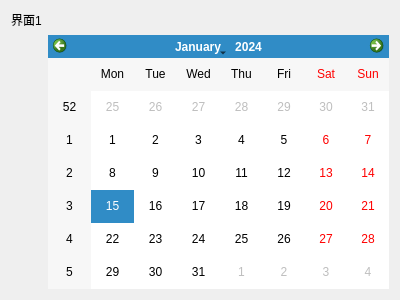
<?xml version="1.0" encoding="UTF-8"?>
<ui version="4.0">
 <class>jiemian1</class>
 <widget class="QWidget" name="jiemian1">
  <property name="geometry">
   <rect>
    <x>0</x>
    <y>0</y>
    <width>400</width>
    <height>300</height>
   </rect>
  </property>
  <property name="windowTitle">
   <string>Form</string>
  </property>
  <layout class="QGridLayout" name="gridLayout">
   <item row="0" column="0">
    <widget class="QLabel" name="label">
     <property name="text">
      <string>界面1</string>
     </property>
    </widget>
   </item>
   <item row="1" column="1">
    <widget class="QCalendarWidget" name="calendarWidget"/>
   </item>
  </layout>
 </widget>
 <resources/>
 <connections/>
</ui>
